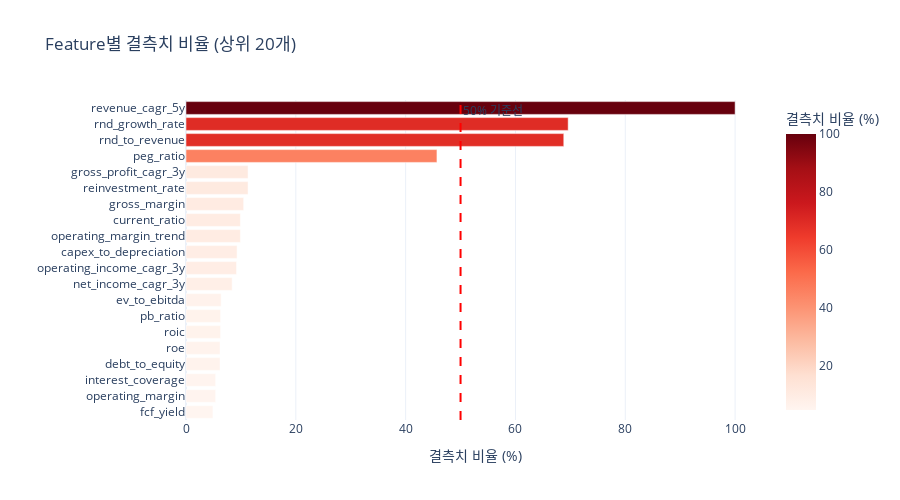

Here is the notebook cell this chart was saved with:
### Code cell
# 결측치 시각화 (상위 20개)
top_missing = missing_df[missing_df['missing_pct'] > 0].head(20)

fig = px.bar(top_missing, x='missing_pct', y='feature',
             orientation='h',
             title='Feature별 결측치 비율 (상위 20개)',
             labels={'missing_pct': '결측치 비율 (%)', 'feature': ''},
             color='missing_pct',
             color_continuous_scale='Reds')
fig.update_layout(height=500, yaxis={'categoryorder': 'total ascending'})
fig.add_vline(x=50, line_dash='dash', line_color='red', annotation_text='50% 기준선')
fig.show()

### Figure 1 — Plotly figure (JSON) as saved in the notebook; plotly's stock layout.template omitted (floating-point values rounded to 4 significant figures)
{"data": [{"alignmentgroup": "True", "hovertemplate": "결측치 비율 (%)=%{marker.color}<br>=%{y}<extra></extra>", "legendgroup": "", "marker": {"color": [100, 69.6, 68.8, 45.7, 11.3, 11.3, 10.5, 9.9, 9.9, 9.3, 9.2, 8.4, 6.4, 6.3, 6.3, 6.2, 6.2, 5.4, 5.4, 4.9], "coloraxis": "coloraxis", "pattern": {"shape": ""}}, "name": "", "offsetgroup": "", "orientation": "h", "showlegend": false, "textposition": "auto", "type": "bar", "x": [100, 69.6, 68.8, 45.7, 11.3, 11.3, 10.5, 9.9, 9.9, 9.3, 9.2, 8.4, 6.4, 6.3, 6.3, 6.2, 6.2, 5.4, 5.4, 4.9], "xaxis": "x", "y": ["revenue_cagr_5y", "rnd_growth_rate", "rnd_to_revenue", "peg_ratio", "reinvestment_rate", "gross_profit_cagr_3y", "gross_margin", "operating_margin_trend", "current_ratio", "capex_to_depreciation", "operating_income_cagr_3y", "net_income_cagr_3y", "ev_to_ebitda", "roic", "pb_ratio", "debt_to_equity", "roe", "operating_margin", "interest_coverage", "fcf_yield"], "yaxis": "y"}], "layout": {"annotations": [{"showarrow": false, "text": "50% 기준선", "x": 50, "xanchor": "left", "xref": "x", "y": 1, "yanchor": "top", "yref": "y domain"}], "barmode": "relative", "coloraxis": {"colorbar": {"title": {"text": "결측치 비율 (%)"}}, "colorscale": [[0, "rgb(255,245,240)"], [0.125, "rgb(254,224,210)"], [0.25, "rgb(252,187,161)"], [0.375, "rgb(252,146,114)"], [0.5, "rgb(251,106,74)"], [0.625, "rgb(239,59,44)"], [0.75, "rgb(203,24,29)"], [0.875, "rgb(165,15,21)"], [1, "rgb(103,0,13)"]]}, "height": 500, "legend": {"tracegroupgap": 0}, "shapes": [{"line": {"color": "red", "dash": "dash"}, "type": "line", "x0": 50, "x1": 50, "xref": "x", "y0": 0, "y1": 1, "yref": "y domain"}], "title": {"text": "Feature별 결측치 비율 (상위 20개)"}, "xaxis": {"anchor": "y", "domain": [0, 1], "title": {"text": "결측치 비율 (%)"}}, "yaxis": {"anchor": "x", "categoryorder": "total ascending", "domain": [0, 1], "title": {"text": ""}}}}
